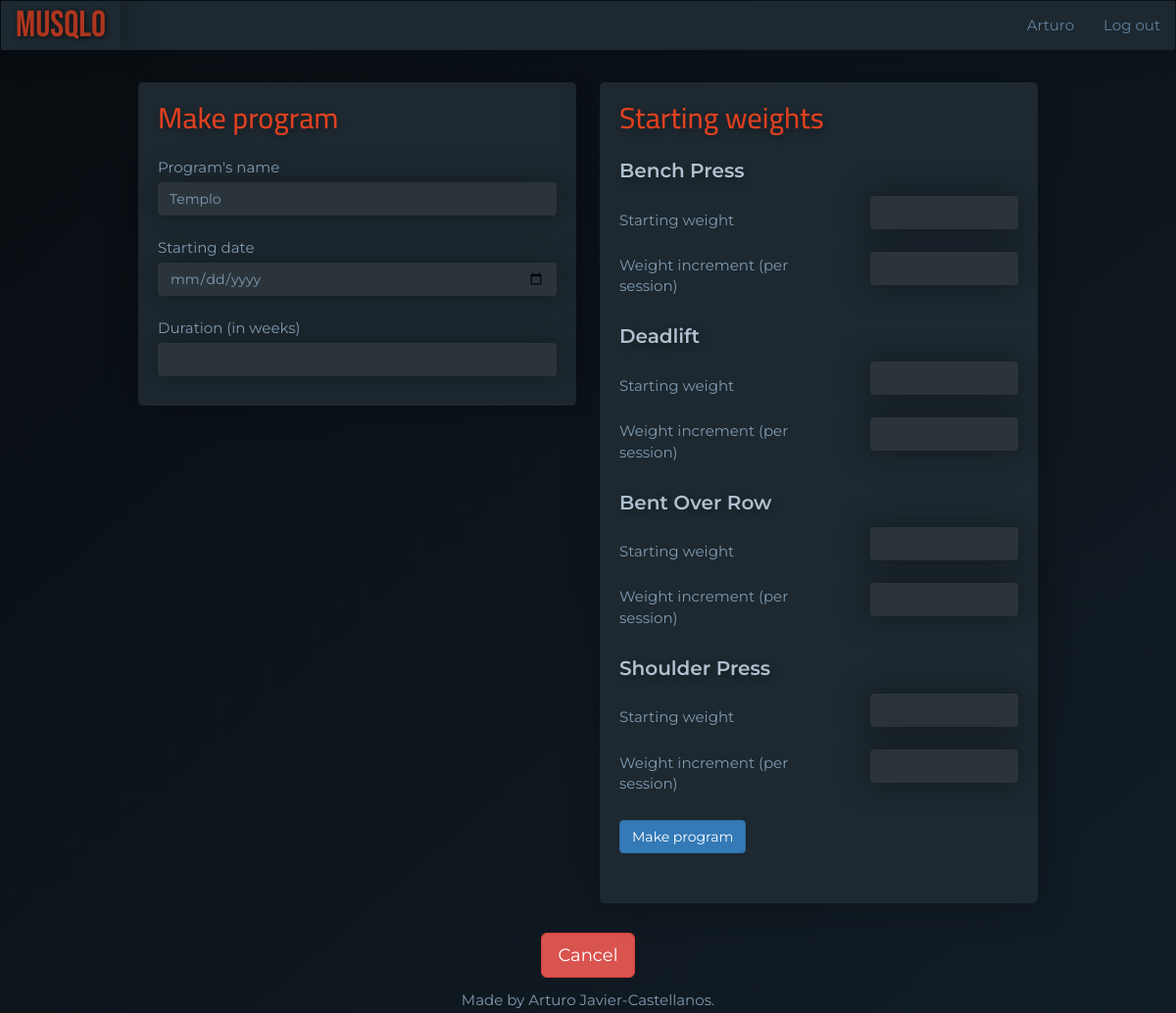
The page /program-templates/2/make_program (signed in) on the database its author committed.
### main.py (models this page shows)
class User(UserMixin, db.Model):
    __tablename__ = "users"
    id = Column(Integer, primary_key=True)
    email = Column(String(100), unique=True)
    password = Column(String(100))
    name = Column(String(100))
    program_templates = relationship("ProgramTemplate", back_populates="user")
    programs = relationship("Program", back_populates="user")

class ProgramTemplate(db.Model):
    __tablename__ = "programTemplates"
    id = Column(Integer, primary_key=True)
    user_id = Column(Integer, ForeignKey("users.id"))
    user = relationship("User", back_populates="program_templates")
    name = Column(String(250), nullable=False)
    workout_templates = relationship("WorkoutTemplate", back_populates="parent_program_template")

class ExerciseTemplate(db.Model):
    __tablename__ = "exerciseTemplates"
    id = Column(Integer, primary_key=True)
    type = Column(String(200), nullable=False)
    workout_template_id = Column(Integer, ForeignKey("workoutTemplates.id"))
    parent_workout_template = relationship("WorkoutTemplate", back_populates="exercise_templates")
    set_templates = relationship("SetTemplate", back_populates="parent_exercise_template")

### main.py (the view, shortened to what this page needs)
@app.route("/program-templates/<int:program_template_id>/make_program", methods=["GET", "POST"])
@protect_program_template
def make_program(program_template_id):
    requested_program_template = ProgramTemplate.query.get(program_template_id)
    exercises = []
    for workout_template in requested_program_template.workout_templates:
        for exercise_template in workout_template.exercise_templates:
            if exercise_template.type not in exercises:
                exercises.append(exercise_template.type)
    make_program_form = MakeProgramForm(
        name=requested_program_template.name,
        exercises=exercises
    )
    for count, value in enumerate(make_program_form.exercises):
        value.label = Label(field_id=value.id, text=exercises[count])
        value.name = exercises[count]
    return render_template("make-program.html", form=make_program_form, template_id=program_template_id)

### forms.py
class MakeProgramForm(FlaskForm):
    name = StringField("Program's name", validators=[DataRequired()])
    weeks = IntegerField("Duration (in weeks)", validators=[DataRequired()])
    starting_date = DateField("Starting date", format='%Y-%m-%d', validators=[DataRequired()])
    exercises = FieldList(FormField(SetWeightsForm))
    make = SubmitField("Make program")

class SetWeightsForm(Form):
    starting_weight = IntegerField("Starting weight", validators=[DataRequired()], render_kw={"class": "form-control"})
    increment = IntegerField("Weight increment (per session)", validators=[DataRequired()], render_kw={"class": "form-control"})

### main.py (called while the page is built)
@login_manager.user_loader
def load_user(user_id):
    try:
        return User.query.get(int(user_id))
    except ValueError:
        return None

def protect_program_template(f):
    @wraps(f)
    def decorated_function(program_template_id, *args, **kwargs):
        requested_program_template = ProgramTemplate.query.get(program_template_id)
        if requested_program_template.user_id != current_user.id:
            return abort(403)
        return f(program_template_id, *args, **kwargs)
    return decorated_function

### templates/make-program.html (shortened to what this page needs)
{% extends 'bootstrap/base.html' %}
{% block content %}
{% include "header.html" %}
    <form action="" method="post" role="form">
        <div class="row">
            <div class="col-lg-6">
                <div class="card">
                <h2 class="card-title">Make program</h2>
                {{ form.name.label }} {{ form.name(class_="form-control") }}
                {{ form.starting_date.label }} {{ form.starting_date(class_="form-control") }}
                {{ form.weeks.label }} {{ form.weeks(class_="form-control") }}
            </div>
            </div>
            <div class="col-lg-6">
                <div class="card starting-weights-card">
                <h2 class="card-title">Starting weights</h2>
                {% for nested in form.exercises %}
                    {{ nested.label }}
                    {{ nested }}
                    <br class="custom-divider">
                {% endfor %}
                {{ form.make(class_="btn btn-primary") }}
            </div>
        </div>
    </form>
</div>
<div class="text-center">
    <a href="{{url_for('show_program_template', program_template_id=template_id)}}" class="btn btn-danger btn-lg" role="button">Cancel</a>
</div>
{% include "footer.html" %}
{% endblock %}

### templates/header.html (shortened to what this page needs)
<!DOCTYPE html>
<html lang="en">
<head>
    <link href="{{ url_for('static', filename='css/styles.css')}}" rel="stylesheet">
</head>
<body>
<div id="wrap">
<nav class="navbar navbar-inverted" role="navigation">
  <div class="navbar-header">
    <a class="navbar-brand" href="{{url_for('home')}}">MUSQLO</a>
  </div>
  <div class="collapse navbar-collapse" id="navbar-links">
  <ul class="nav navbar-nav navbar-right">
    {% if current_user.is_authenticated: %}
    <li><a href="{{url_for('user')}}">{{ current_user.name }}</a></li>
    <li><a href="{{url_for('logout')}}">Log out</a></li>
    {% else: %}
    <li><a href="{{ url_for('home',_anchor='login') }}">Log in</a></li>
    <li><a href="{{ url_for('register') }}">Register</a></li>
    {% endif %}
  </ul>
  </div>
</nav>
<div id="main">
<div class="container-fluid">

### static/css/styles.css (style rules this page uses)
body { font-family: 'Montserrat', sans-serif; font-size: 1.5rem; color: #819ab1; background: linear-gradient(to bottom right, #080d11, #121d26) fixed; }
.container-fluid { padding: 1% 12%; }
.card { background-color: #1d2830; border-radius: 5px; box-shadow: 0px 0 30px rgba(8, 13, 17, 0.5); padding: 0 20px 30px; margin-bottom: 30px; }
.card-title { font-family: 'Cairo', sans-serif; font-size: 3rem; color: #df4020; padding: 20px 0 15px; margin: 0 0 8px 0; text-shadow: 2px 3px 8px rgba(0, 0, 0, .3); }
.col-lg-6 { padding: 0 12px; }
label { font-weight: 400; }
.form-control { color: #819ab1; background-color: #2b343b; border: 0; box-shadow: 0px 0 30px rgba(8, 13, 17, 0.5); }
.starting-weights-card .card-title + label, .custom-divider + label { font-weight: 600; color: #b0c0cf; font-size: 2rem; text-shadow: 2px 3px 8px rgba(0, 0, 0, .3); }
form th { padding-top: 20px; padding-right: 30px; }
form td { padding-left: 30px; }
.navbar-collapse { font-family: 'Montserrat', sans-serif; background-color: #1d2830; box-shadow: 0px 0 30px rgba(8, 13, 17, 0.5); }
.navbar-collapse a { color: #61819e; }
.navbar-header { font-family: 'Montserrat', sans-serif; background-color: #1d2830; box-shadow: 0px 0 30px rgba(8, 13, 17, 0.5); }
.navbar-header a { color: #61819e; }
.navbar-inverted > .navbar-header > .navbar-brand { font-family: 'Bebas Neue', cursive; color: #ad361f; font-size: 2.5em; text-shadow: 1px 1px 5px rgba(0, 0, 0, .7); }
html, body { height: 100%; }
#wrap { min-height: 100%; }
#main { overflow:auto; padding-bottom: 2%; }

### rows shown on the page
User: name "Arturo"
ProgramTemplate: name "Templo"
ExerciseTemplate: label "Bench Press"
ExerciseTemplate: label "Deadlift"
ExerciseTemplate: label "Bent Over Row"
ExerciseTemplate: label "Shoulder Press"
